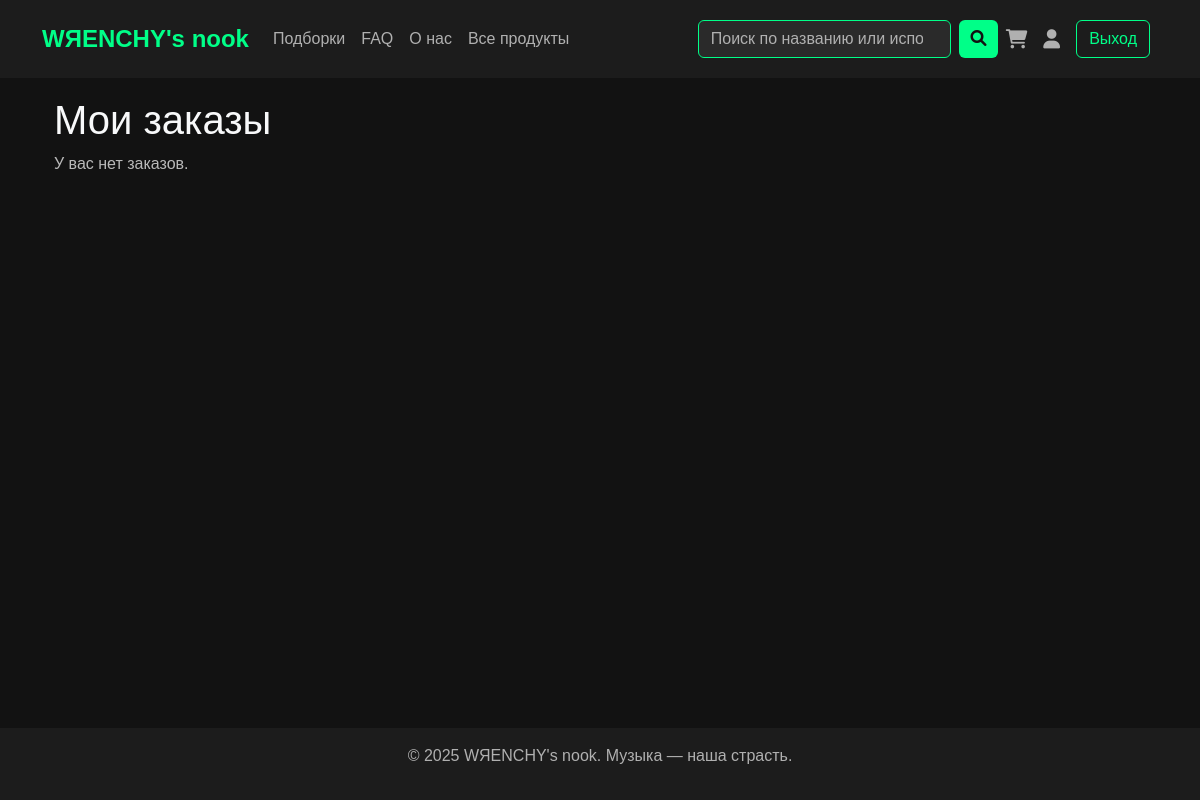
Before: /orders/ (signed in) with the older database file.
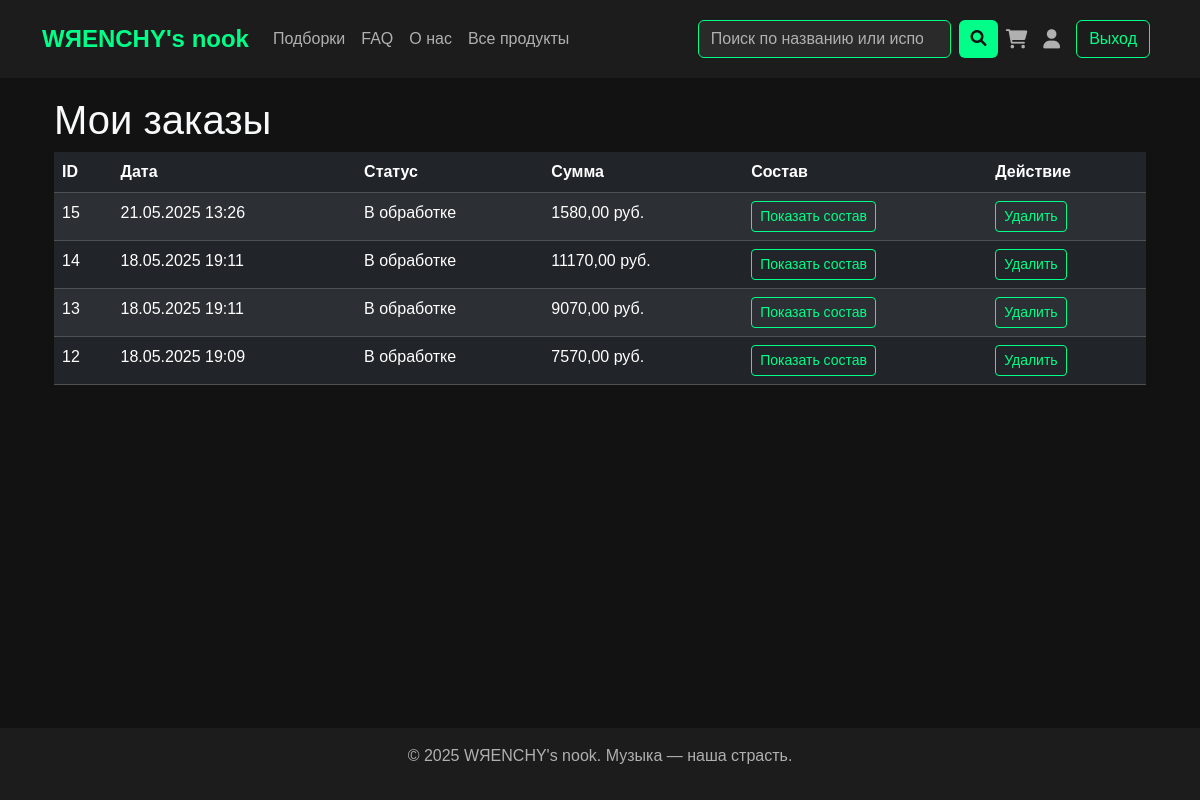
After: the same page with the newer database file.
### main/models.py (models this page shows, shortened)
class Order(models.Model):
    user = models.ForeignKey(User, on_delete=models.CASCADE, verbose_name="Пользователь")
    created_at = models.DateTimeField(auto_now_add=True, verbose_name="Дата создания")
    updated_at = models.DateTimeField(auto_now=True, verbose_name="Дата обновления")
    status = models.CharField(max_length=20, choices=[
        ('pending', 'Ожидает'),
        ('processing', 'В обработке'),
        ('shipped', 'Отправлен'),
        ('delivered', 'Доставлен'),
    ], default='pending', verbose_name="Статус")
    total_price = models.DecimalField(max_digits=10, decimal_places=2, verbose_name="Общая сумма")
    class Meta:
        verbose_name = "Заказ"
        verbose_name_plural = "Заказы"

### main/views.py (the view)
# urls.py: path('orders/', views.orders, name='orders'),
@login_required
def orders(request):
    user_orders = Order.objects.filter(user=request.user).order_by('-created_at')
    return render(request, 'main/orders.html', {
        'orders': user_orders,
        'cart_items_count': get_cart_items_count(request),
    })

### main/views.py (called while the page is built)
def get_cart_items_count(request):
    cart_items_count = 0
    user = request.user
    if user.is_authenticated:
        cart = Cart.objects.filter(user=user).first()
        if cart:
            result = CartItem.objects.filter(cart=cart).aggregate(total_quantity=models.Sum('quantity'))
            cart_items_count = result['total_quantity'] or 0
    return cart_items_count

### main/templates/main/orders.html (shortened to what this page needs)
{% extends 'base.html' %}
{% block content %}
<section class="py-5">
    <div class="container">
        <h1 class="text-light">Мои заказы</h1>
        {% if orders.exists %}
            <div class="table-responsive">
                <table class="table table-dark table-striped">
                    <thead>
                        <tr>
                            <th>ID</th>
                            <th>Дата</th>
                            <th>Статус</th>
                            <th>Сумма</th>
                            <th>Состав</th>
                            <th>Действие</th>
                        </tr>
                    </thead>
                    <tbody>
                        {% for order in orders %}
                            <tr>
                                <td>{{ order.id }}</td>
                                <td>{{ order.created_at|date:"d.m.Y H:i" }}</td>
                                <td>{{ order.get_status_display }}</td>
                                <td>{{ order.total_price }} руб.</td>
                                <td>
                                    <button class="btn btn-neon btn-sm" type="button" data-bs-toggle="collapse" data-bs-target="#orderDetails{{ order.id }}" aria-expanded="false" aria-controls="orderDetails{{ order.id }}">
                                        Показать состав
                                    </button>
                                </td>
                                <td>
                                    <a href="{% url 'delete_order' order.id %}" class="btn btn-neon btn-sm" onclick="return confirm('Вы уверены, что хотите удалить заказ #{{ order.id }}?')">Удалить</a>
                                </td>
                            </tr>
                        {% endfor %}
                    </tbody>
                </table>
            </div>
        {% else %}
            <p class="text-subtle">У вас нет заказов.</p>
        {% endif %}
    </div>
</section>
{% endblock %}

Changed rows visible on the page:
added Order: id "15", created_at "21.05.2025 13:26", status "В обработке", total_price "1580,00"
added Order: id "14", created_at "18.05.2025 19:11", status "В обработке", total_price "11170,00"
added Order: id "13", created_at "18.05.2025 19:11", status "В обработке", total_price "9070,00"
added Order: id "12", created_at "18.05.2025 19:09", status "В обработке", total_price "7570,00"
Other visible differences:
text no longer shown: "У вас нет заказов."
text now shown: "ID Дата Статус Сумма Состав Действие"
